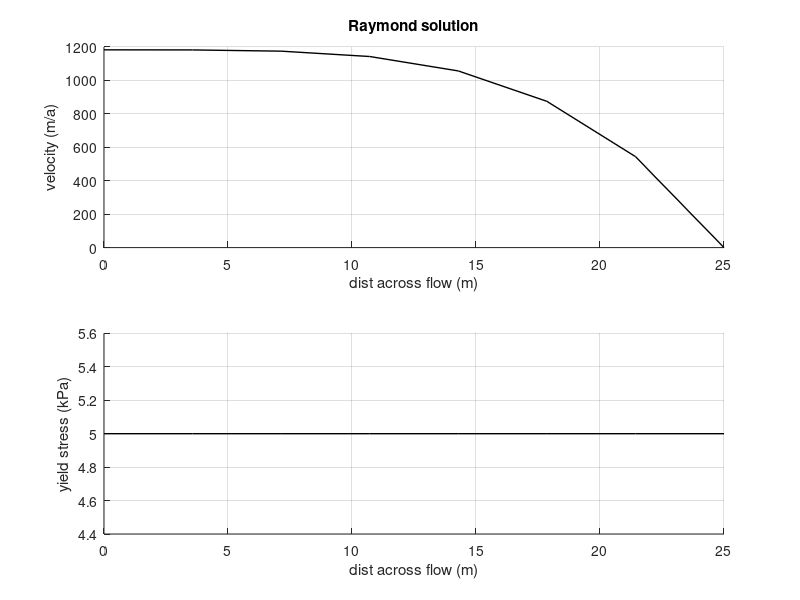
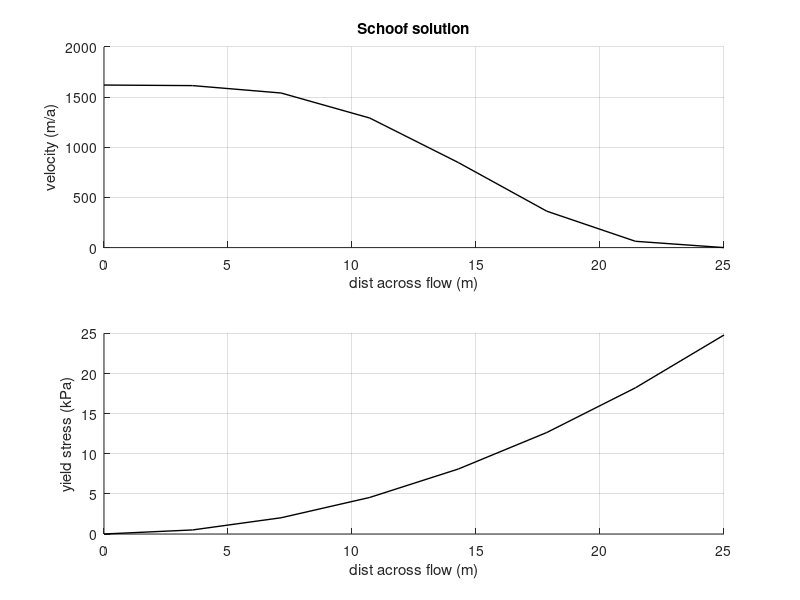

Recreate these plots in MATLAB, in order. (Note: this script raises an error after producing the figures.)

%% PLOT MODEL STREAM/PLASTIC BED RESULTS AND COMPARE W/ RAYMOND/SCHOOF
%% SOLUTIONS

clear all

cd /Users/sprice/work/modeling/cism-parallel/tests/stream/

rho = 910;
g = -9.81;

n = 3;
m = 2;

r = 20;         % !! r needs to be even # divisible by 2 !!
c = 30;
levels = 5;

L = 1.5e4; 
A = 1e-16;
B = A^(-1/n);

H = 1000;
dsdx = -1.0e-3;

% ice stream width
w = 50e3;
W = w / 2;

yy = linspace( 0, W, (r-4)/2 );

dy = mean( diff( yy ) );
dx = dy;

taud = rho * g * H * dsdx;

% Schoof yield stress distribution
tau0s = taud * abs( yy / L ).^m;

% yield stress (for Raymond solution only)
% tau0r = mean( tau0s );
tau0r = 5e3;

% Raymond solution
ur = 2 * A / (n+1) * ( (taud - tau0r)/H )^n * ( W^(n+1) - yy.^(n+1) );


us = -2*taud^3*L^4/(B^3*H^3) * ( ((yy/L).^4 - (m+1)^(4/m))/4 - 3*( abs(yy/L).^(m+4) ...
    - (m+1)^(1+4/m) )/((m+1)*(m+4)) + 3*( abs(yy/L).^(2*m+4) - (m-1)^(2+4/m) )/((m+1)^2*(2*m+4)) ...
    - ( abs(yy/L).^(3*m+4) - (m+1)^(3+4/m) )/ ( (m+1)^3*(3*m+4)) );

sscale = 2*taud^3*L^4/(B^3*H^3);

ind = find( abs( yy ) >= W ); us(ind) = min( min( us ) );

us = us - min( us );


figure(198), clf
subplot(2,1,1), hold on
plot( yy/1e3, ur - min(ur), 'k-', 'linewidth', 1.0 ), hold on, grid on
xlabel( 'dist across flow (m)'), ylabel( 'velocity (m/a)'), title( 'Raymond solution' )
subplot(2,1,2), hold on
plot( yy/1e3, tau0r*ones(size(yy))/1e3, 'k-', 'linewidth', 1.0 ), hold on, grid on
xlabel( 'dist across flow (m)'), ylabel( 'yield stress (kPa)')

figure(199), clf
subplot(2,1,1), hold on
plot( yy/1e3, us - min(us), 'k-', 'linewidth', 1.0 ), hold on, grid on
xlabel( 'dist across flow (m)'), ylabel( 'velocity (m/a)'), title( 'Schoof solution' )
subplot(2,1,2), hold on
plot( yy/1e3, tau0s/1e3, 'k-', 'linewidth', 1.0 ), hold on, grid on
xlabel( 'dist across flow (m)'), ylabel( 'yield stress (kPa)')


%% put data into .mat file, to be read by .py script w/ config file, to make input .nc files
thck = H * ones( r, c );
topg = repmat( 5e3 + dsdx*dx*[0:c-1], r, 1 );
usrf = topg + thck;


tauf_profile = [ fliplr(tau0s(2:end)), tau0s ]';        % assign Schoof profile
tauf = 1e6 * ones( r-1, c-1 );
tauf(3:end-2,3:end-2) = repmat( tauf_profile, 1, c-5 );     %% no slip at/near up/downstream ends
% tauf(3:end-2,:) = repmat( tauf_profile, 1, c-1 );     %% use periodic bcs for cont. along flow

% tauf_profile = tau0r*ones(r-7,1);        % assign Raymond profile
% tauf = 1e10 * ones( r-1, c-1 );
% % tauf(4:end-3,3:end-2) = repmat( tauf_profile, 1, c-5 );     %% no slip at/near up/downstream ends
% tauf(4:end-3,:) = repmat( tauf_profile, 1, c-1 );     %% use periodic bcs for cont. along flow


% figure(200),clf
% subplot(2,2,1),hold on
% imagesc( thck ), axis xy, axis equal, axis tight, colorbar, title( 'thickness (m)' )
% subplot(2,2,2),hold on
% imagesc( usrf ), axis xy, axis equal, axis tight, colorbar, title( 'surface (m)' )
% subplot(2,2,3),hold on
% imagesc( topg ), axis xy, axis equal, axis tight, colorbar, title( 'bed (m)' )
% subplot(2,2,4),hold on
% imagesc( tauf/1e3 ), axis xy, axis equal, axis tight, colorbar, title( 'yield stress (kPa)' )



% %% optional: add analytic solution at up/downstream ends as kin vel bc
kinbcmask = zeros(size(tauf));
uvelhom = zeros( levels, r-1, c-1 );
vvelhom = zeros( levels, r-1, c-1 );

% comment these out for now kin bc
ur_profile = repmat( [ 0 0 fliplr(ur) ur(2:end) 0 0 ], levels, 1 );     
us_profile = repmat( [ 0 0 fliplr(us) us(2:end) 0 0 ], levels, 1 );
% uvelhom( :, :, end ) = ur_profile; uvelhom( :, :, 1 ) = ur_profile; 
uvelhom( :, :, end ) = us_profile; uvelhom( :, :, 1 ) = us_profile; 
kinbcmask(:,1) = 1; kinbcmask(:,end) = 1;
ind = find( tauf <= 0 ); tauf(ind) = 1e-10;



save stream.mat usrf topg thck tauf uvelhom vvelhom kinbcmask levels 


%%%%%%%%%%%%%%%%%%%%%%%%%%%%%%%%%%%%%%

% plot output


%% open file
filename = 'stream.out.nc'; 
ncid = netcdf.open( filename, 'nowrite' );

%% get id for variable names (use ncview to find var names?)
id_uvel = netcdf.inqvarid( ncid, 'uvelhom' );
id_vvel = netcdf.inqvarid( ncid, 'vvelhom' );
id_btractx = netcdf.inqvarid( ncid, 'btractx' );
id_btracty = netcdf.inqvarid( ncid, 'btracty' );

uvel = permute( netcdf.getvar(ncid, id_uvel ), [ 2 1 3 ] );
vvel = permute( netcdf.getvar(ncid, id_vvel ), [ 2 1 3 ] );
btractx = netcdf.getvar(ncid, id_btractx )';
btracty = netcdf.getvar(ncid, id_btracty )';

yy2 = [ yy yy(end)+dx yy(end)+2*dx ];
yy2 = [ -fliplr(yy2(2:end)), yy2 ];

figure(198)
subplot(2,1,1), hold on
plot( yy2/1e3, uvel(:,round(c/2),1), 'bo:' )
plot( yy2/1e3, uvel(:,end,1), 'b*' )              %% boundary value
legend( 'analytic', 'model', 'model boundary' )
subplot(2,1,2), hold on
plot( yy2/1e3, -btractx(:,round(c/2),1)/1e3, 'bo:' )


figure(199)
subplot(2,1,1), hold on
plot( yy2/1e3, uvel(:,round(c/2),1), 'bo:' )
plot( yy2/1e3, uvel(:,end,1), 'b*' )              %% boundary value
legend( 'analytic', 'model', 'model boundary' )
subplot(2,1,2), hold on
plot( yy2/1e3, -btractx(:,round(c/2),1)/1e3, 'bo:' )

